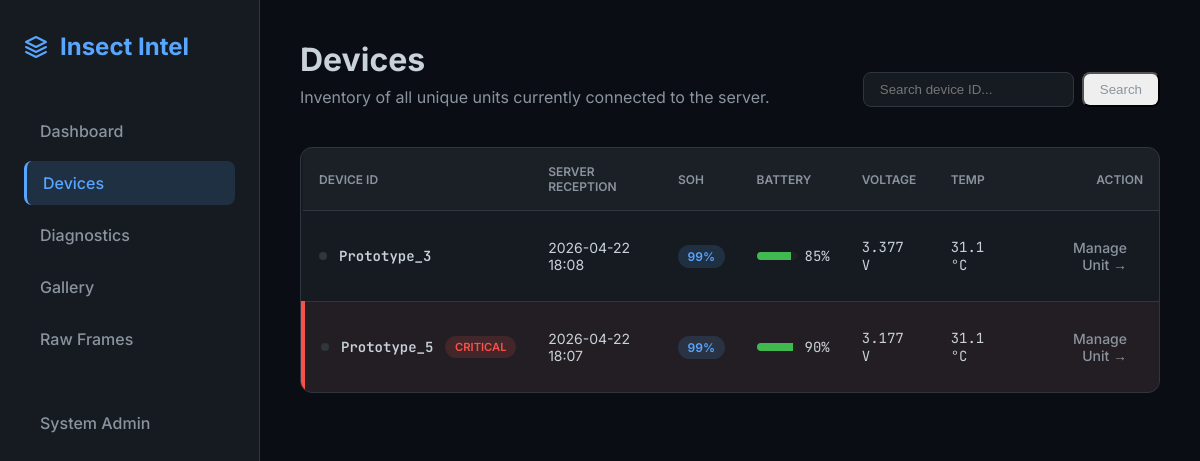
/devices/, run on an earlier commit of the app's database.
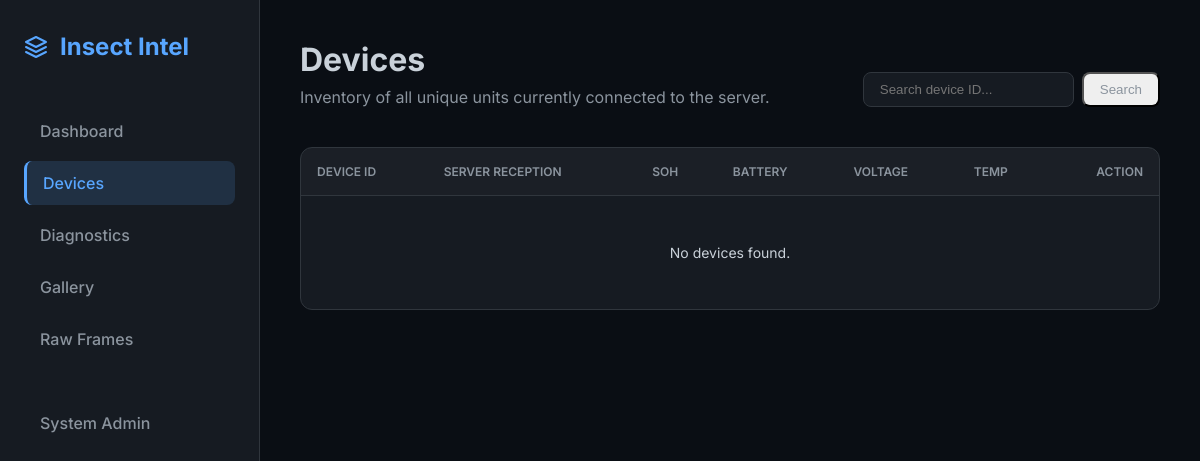
And on a later commit of the database.
### insect_intel_server/models.py (models this page shows, shortened)
class DeviceDiagnostic(models.Model):
    device_id = models.CharField(max_length=50)
    received_at = models.DateTimeField(auto_now_add=True)
    device_timestamp = models.DateTimeField(null=True, blank=True)
    raw_payload = models.JSONField(blank=True, null=True)
    soc = models.IntegerField(null=True, blank=True)
    soh = models.IntegerField(null=True, blank=True)
    cycles = models.IntegerField(null=True, blank=True)
    lowbattery = models.BooleanField(default=False)
    vbat = models.IntegerField(null=True, blank=True)
    ibat = models.IntegerField(null=True, blank=True)
    vchg = models.IntegerField(null=True, blank=True)
    vsys = models.IntegerField(null=True, blank=True)
    ichg = models.IntegerField(null=True, blank=True)
    avgi = models.IntegerField(null=True, blank=True)
    avgpwr = models.IntegerField(null=True, blank=True)
    gtmp = models.IntegerField(null=True, blank=True) # °C
    ctmp = models.IntegerField(null=True, blank=True) # °C
    btmp = models.IntegerField(null=True, blank=True) # dC (tenths of °C)
    state = models.CharField(max_length=50, null=True, blank=True)
    wake = models.CharField(max_length=50, null=True, blank=True)
    adapter = models.BooleanField(default=False)
    lte_stat = models.IntegerField(null=True, blank=True) # 1=LTE, 0=WiFi
    lte_sig = models.IntegerField(null=True, blank=True)  # dBm
    sim_pres = models.BooleanField(default=False)
    sim_num = models.CharField(max_length=50, null=True, blank=True)
    net = models.CharField(max_length=50, null=True, blank=True)
    wifi_stat = models.IntegerField(null=True, blank=True)
    last_comm_epoch = models.BigIntegerField(null=True, blank=True)
    sd_pres = models.BooleanField(default=False)
    sd_free = models.IntegerField(null=True, blank=True) # MB
    lte_sent = models.IntegerField(null=True, blank=True)
    cam_res = models.CharField(max_length=20, null=True, blank=True)
    cfg_wake_interval = models.IntegerField(null=True, blank=True)
    cfg_vreg = models.IntegerField(null=True, blank=True)
    cfg_ichg = models.IntegerField(null=True, blank=True)
    cfg_iindpm = models.IntegerField(null=True, blank=True)
    cfg_vindpm = models.IntegerField(null=True, blank=True)
    cfg_vsysmin = models.IntegerField(null=True, blank=True)
    cfg_iprechg = models.IntegerField(null=True, blank=True)
    cfg_iterm = models.IntegerField(null=True, blank=True)
    safety = models.CharField(max_length=20, null=True, blank=True)
    battstat = models.CharField(max_length=20, null=True, blank=True)
    chgflags = models.CharField(max_length=20, null=True, blank=True)
    faultflags = models.CharField(max_length=20, null=True, blank=True)
    chgstat = models.CharField(max_length=20, null=True, blank=True)
    @property
    def btmp_c(self):
        return self.btmp / 10.0 if self.btmp is not None else None
    @property
    def vbat_v(self):
        return self.vbat / 1000.0 if self.vbat is not None else None

### insect_intel_server/views.py (the view)
def device_list_view(request):
    from django.db.models import Max, OuterRef, Subquery
    query = request.GET.get('q', '')
    latest_diag_ids = DeviceDiagnostic.objects.filter(
        device_id=OuterRef('device_id')
    ).order_by('-received_at').values('id')[:1]
    device_stats = DeviceDiagnostic.objects.filter(
        id__in=Subquery(latest_diag_ids)
    )
    if query:
        device_stats = device_stats.filter(device_id__icontains=query)
    device_stats = list(device_stats.order_by('-received_at'))
    now = timezone.now()
    thirty_mins_ago = now - timedelta(minutes=30)
    for device in device_stats:
        device.is_online = device.received_at >= thirty_mins_ago if device.received_at else False
    return render(request, 'device_list.html', {'devices': device_stats, 'query': query})

### insect_intel_server/templates/device_list.html (shortened to what this page needs)
{% extends 'base.html' %}
{% block content %}
<div class="page-header animate-in" style="display: flex; justify-content: space-between; align-items: flex-end;">
    <div>
        <h1 class="page-title">Devices</h1>
        <p class="page-subtitle">Inventory of all unique units currently connected to the server.</p>
    </div>
    <form method="GET" style="display: flex; gap: 0.5rem;">
        <input type="text" name="q" value="{{ query }}" placeholder="Search device ID..." style="padding: 0.5rem 1rem; border-radius: 8px; border: 1px solid var(--border); background: var(--bg-card); color: var(--text-main);">
        <button type="submit" class="nav-link" style="padding: 0.5rem 1rem; width: auto; justify-content: center;">Search</button>
    </form>
</div>
<div class="table-container animate-in" style="animation-delay: 0.1s;">
    <table>
        <thead>
            <tr>
                <th>Device ID</th>
                <th>Server Reception</th>
                <th>SOH</th>
                <th>Battery</th>
                <th>Voltage</th>
                <th>Temp</th>
                <th style="text-align: right;">Action</th>
            </tr>
        </thead>
        <tbody>
            {% for device in devices %}
            <tr {% if device.lowbattery %}style="background: rgba(248, 81, 73, 0.05); border-left: 4px solid var(--danger);"{% endif %}>
                <td>
                    <div style="display: flex; align-items: center; gap: 0.75rem;">
                        {% if device.is_online %}
                        <div title="Online (Seen recently)" style="width: 8px; height: 8px; background: var(--success); border-radius: 50%; box-shadow: 0 0 8px var(--success); animation: pulse 2s infinite;"></div>
                        {% else %}
                        <div title="Offline" style="width: 8px; height: 8px; background: var(--border); border-radius: 50%;"></div>
                        {% endif %}
                        <span class="mono" style="font-weight: 600;">{{ device.device_id }}</span>
                        {% if device.lowbattery %}
                        <span class="badge badge-danger" style="animation: pulse 2s infinite; font-size: 0.7rem;">CRITICAL</span>
                        {% endif %}
                    </div>
                </td>
                <td class="text-muted">{{ device.received_at|date:"Y-m-d H:i" }}</td>
                <td>
                    <span class="badge badge-primary">
                        {{ device.soh|default:"0" }}%
                    </span>
                </td>
                <td>
                    <div style="display: flex; align-items: center; gap: 0.5rem;">
                        <div style="width: 40px; height: 8px; background: #222; border-radius: 4px; overflow: hidden;">
                            <div style="width: {{ device.soc|default:0 }}%; height: 100%; background: {% if device.soc > 20 %}var(--success){% else %}var(--danger){% endif %};"></div>
                        </div>
                        <span class="mono">{{ device.soc|default:0 }}%</span>
                    </div>
                </td>
                <td class="mono text-muted">{{ device.vbat_v|default:"0.00" }} V</td>
                <td class="mono text-muted">{{ device.btmp_c|default:"0.0" }} °C</td>
                <td style="text-align: right;">
                    <a href="{% url 'device_detail' device.device_id %}" class="nav-link" style="display: inline-flex; width: auto; font-size: 0.875rem;">Manage Unit →</a>
                </td>
            </tr>
            {% empty %}
            <tr><td colspan="7" class="text-muted" style="text-align: center; padding: 3rem;">No devices found.</td></tr>
            {% endfor %}
        </tbody>
    </table>
</div>
{% endblock %}

What changed in the data, as far as the page shows it:
removed DeviceDiagnostic: device_id "Prototype_3", received_at "2026-04-22 18:08", soh "99", soc "85", vbat_v "3.377", btmp_c "31.1", lowbattery False (drawn)
removed DeviceDiagnostic: device_id "Prototype_5", lowbattery "CRITICAL", received_at "2026-04-22 18:07", soh "99", soc "90", vbat_v "3.177", btmp_c "31.1"
Also different on the page:
text now shown: "No devices found."
